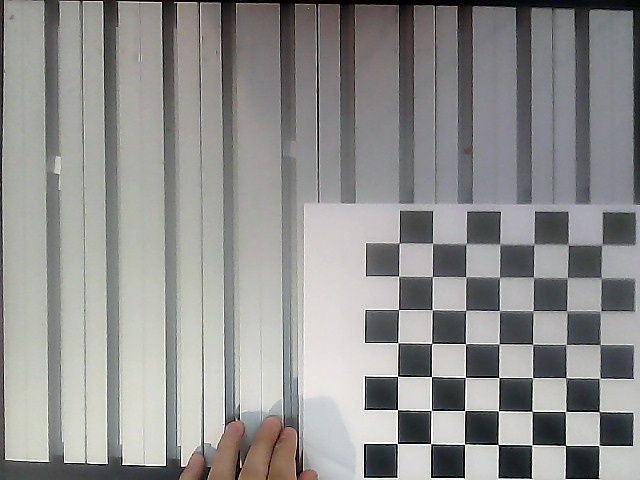
#> input picture Camera_Scripts/Calibration_Programes/calibration_photos/Photo_0.jpg, 640 x 480 px, given in place of the camera
$ python Improved_Homography.py
#> lines starting #> are read from the running program, lines starting #| are printed output that depends on the picture; after the words box and inside, x2 and y2 are one past the last pixel; in counts of white or black regions, pixels touching at a corner belong together
import cv2
import numpy as np
import math
from collections import deque

# --- CAMERA CONFIGURATION ---
camera_Matrix = np.array([[798.73630421,0,316.70047914],[0,795.55356144,248.33415134],[0,0,1]])
distCoeffs = np.array([[0.14503258,-0.45090359,-0.0018612,0.00104603,0.14503459]])
Z_Camera = 600.0

# [40 lines left out: function assign_dynamic_labels, not called in this run]

def find_centroids(mask, min_area=200, max_area=80000):

    h, w = mask.shape
    cv2.rectangle(mask, (0, 0), (w, h), 0, 25)

    contours, _ = cv2.findContours(mask, cv2.RETR_EXTERNAL, cv2.CHAIN_APPROX_SIMPLE)

    valid_objects = []

    for c in contours:

        hull = cv2.convexHull(c)
        area = cv2.contourArea(hull)

        if min_area < area < max_area:

            M = cv2.moments(hull)

            if M["m00"] != 0:

                cx = M["m10"] / M["m00"]
                cy = M["m01"] / M["m00"]

                valid_objects.append({
                    "area": area,
                    "centroid": [cx, cy],
                    "hull": hull
                })

    # Sort ALL detected objects by area (largest to smallest)
    valid_objects = sorted(valid_objects, key=lambda x: x["area"], reverse=True)[:4]

    # Extract only the centroids and hulls of the 4 largest (the actual cubes)
    centroids = [obj["centroid"] for obj in valid_objects]
    valid_contours = [obj["hull"] for obj in valid_objects]

    return centroids, valid_contours

# [19 lines left out: function ask_coordinates, not called in this run]

# --- INTERACTIVE MENU ---
print("\n" + "="*50)
print(" AUTOCALIBRATION & HOMOGRAPHY ASSISTANT")
print("="*50)
print("1. BLUE Cubes/ Balls Proxy (Height: 27 mm)")
print("2. BLACK Cubes (Height: 49 mm)")
print("==================================================")

while True:

    option = input("Choose an option (1 or 2): ")

    if option == '1':

        print("\n-> Searching BLUE CUBES...")
        # --- IMPROVEMENT 1: Expanded HSV range for blue ---
        lower_range = np.array([90, 80, 50], np.uint8)
        upper_range = np.array([135, 255, 255], np.uint8)
        color_name = "BLUE CUBES"
        BGR_draw = (255, 0, 0)
        # Contrast color for the text and point (Yellow)
        contrast_color = (0, 255, 255)
        area_limit = 500

        break

    elif option == '2':

        print("\n-> Searching BLACK CUBES...")
        lower_range = np.array([0, 0, 0], np.uint8)
        upper_range = np.array([180, 255, 85], np.uint8)
        color_name = "BLACK CUBES"
        BGR_draw = (0, 0, 255)
        # Contrast color for the text and point (Cyan)
        contrast_color = (255, 255, 0)
        area_limit = 800

        break

    else:

        print("\nNot a valid option. Please select 1 or 2.")
#> this loop made 1 pass; the answer given on pass 1: 1

cap = cv2.VideoCapture(1, cv2.CAP_DSHOW)
cap.set(cv2.CAP_PROP_FRAME_WIDTH, 640)
cap.set(cv2.CAP_PROP_FRAME_HEIGHT, 480)

print("\n==================================================")
print(" INSTRUCTIONS:")
print("1. Adjust camera settings if necessary.")
print("2. Wait until the 4 points are stable on the screen.")
print("3. Press 'ENTER' to capture 60 samples and calculate.")
print("4. Press 'ESC' to exit without saving.")
print("==================================================\n")

NUM_CALIB_SAMPLES = 60
captured_history = {i: {"x": [], "y": []} for i in range(4)}
capturing = False
final_ordered_points = None

while True:

    ret, frame = cap.read()
#> frame is the input picture: shape (480, 640, 3); mean B, G, R 142.3, 143.6, 144.1

    if not ret:

        print("Error reading camera.")

        break

    frame = cv2.undistort(frame, camera_Matrix, distCoeffs)
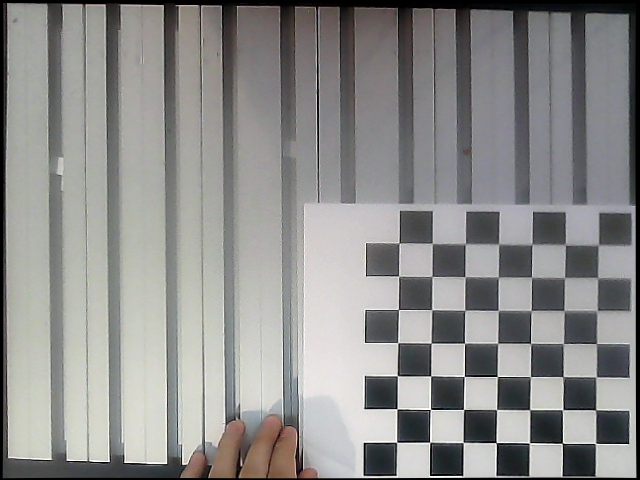
#> frame: shape (480, 640, 3); mean B, G, R 139.2, 140.5, 141

    h, w = frame.shape[:2]
#> h = 480; w = 640

    # --- IMPROVEMENT 2: Green central crosshair covering the entire axis ---
    cx_cross, cy_cross = int(w / 2), int(h / 2)
#> cx_cross = 320; cy_cross = 240
    cv2.line(frame, (cx_cross, 0), (cx_cross, h), (0, 255, 0), 1)
    cv2.line(frame, (0, cy_cross), (w, cy_cross), (0, 255, 0), 1)
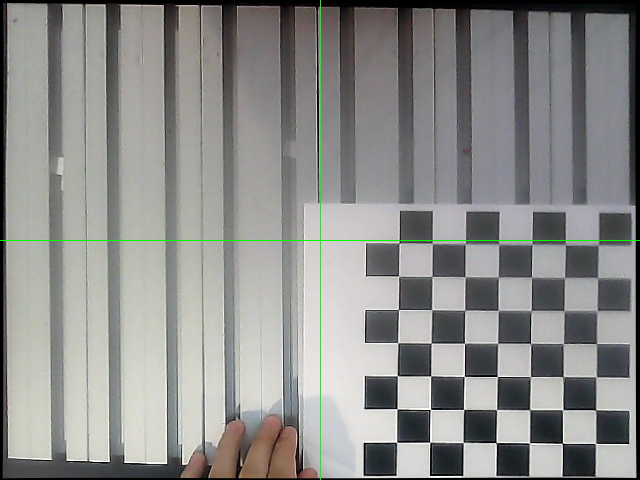
#> frame: shape (480, 640, 3); mean B, G, R 138.6, 140.8, 140.4
    # -------------------------------------------------------------

    softened_frame = cv2.GaussianBlur(frame, (5, 5), 0)
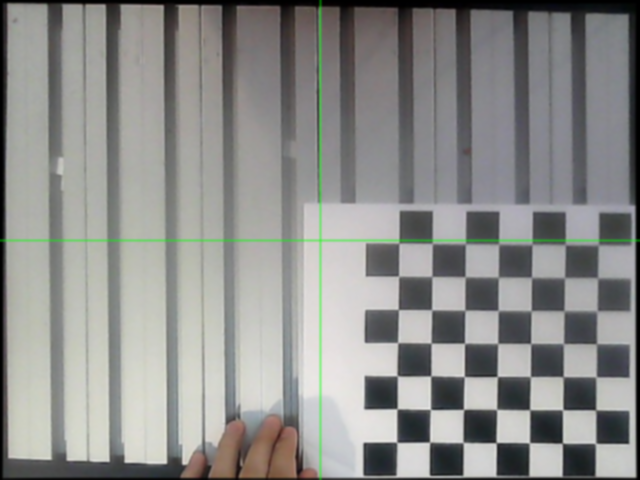
#> softened_frame: shape (480, 640, 3); mean B, G, R 138.6, 140.9, 140.4
    hsv = cv2.cvtColor(softened_frame, cv2.COLOR_BGR2HSV)
#> hsv: shape (480, 640, 3); mean H, S, V 66.8, 15.2, 143.7
    mask = cv2.inRange(hsv, lower_range, upper_range)
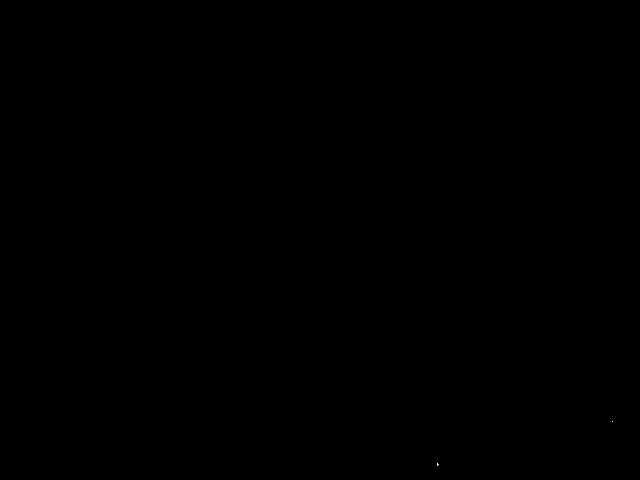
#> mask: shape (480, 640); 0% white in thin lines or dots, all inside (x1, y1, x2, y2) = (437, 421, 613, 466)

    if option == '1':

        kernel = np.ones((5, 5), np.uint8)
        mask = cv2.morphologyEx(mask, cv2.MORPH_CLOSE, kernel)
        kernel_balls = cv2.getStructuringElement(cv2.MORPH_ELLIPSE, (15, 15))
        mask = cv2.dilate(mask, kernel_balls, iterations=2)
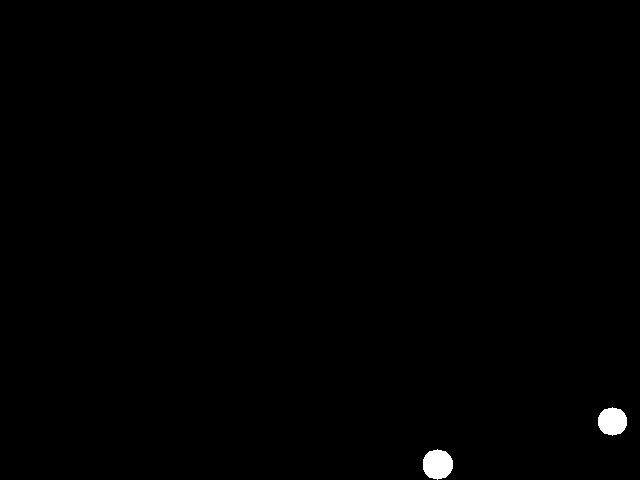
#> mask: shape (480, 640); 0.45% white; 2 white regions, box (x1, y1, x2, y2) and area: (423, 449, 453, 480) 720, (598, 407, 627, 436) 649
        mask = cv2.erode(mask, kernel_balls, iterations=2)

    else:

        kernel_open = np.ones((5, 15), np.uint8)
        mask = cv2.morphologyEx(mask, cv2.MORPH_OPEN, kernel_open)
        kernel_close = np.ones((25, 25), np.uint8)
        mask = cv2.morphologyEx(mask, cv2.MORPH_CLOSE, kernel_close)

    centers, hulls = find_centroids(mask, min_area=area_limit)
#> in find_centroids, `contours, _ = cv2.findContours(mask, cv2.RETR_EXTERNAL, cv2.CHAIN_APPR..`: contours = 2 contours, all with area under 20
#> the loop in find_centroids, `for c in contours: ` made 2 passes
#> (c, hull, area) on pass 1: ([[437, 463], [437, 465], [438, 464]], [[438, 464], [437, 465], [437, 463]], 1)
#> (hull, area) on pass 2: ([[612, 421]], 0)
#> after the loop in find_centroids, `for c in contours:`: valid_objects = []
#> centers = []; hulls = []

    if len(centers) == 4:

        assigned = assign_dynamic_labels(centers, w, h)

        if capturing:

            for item in assigned:

                idx = item["order_idx"]
                raw_pt = item["pt"]
                captured_history[idx]["x"].append(raw_pt[0])
                captured_history[idx]["y"].append(raw_pt[1])

            progress = len(captured_history[0]["x"])
            cv2.putText(frame, f"CALIBRATING: {progress}/{NUM_CALIB_SAMPLES}", (10, 60), cv2.FONT_HERSHEY_SIMPLEX, 0.8, (0, 255, 255), 2)

            for item in assigned:

                pt = item["pt"]
                cv2.circle(frame, (int(pt[0]), int(pt[1])), 5, (0, 0, 255), -1)

            if progress >= NUM_CALIB_SAMPLES:

                final_ordered_points = []

                for i in range(4):

                    avg_x = sum(captured_history[i]["x"]) / NUM_CALIB_SAMPLES
                    avg_y = sum(captured_history[i]["y"]) / NUM_CALIB_SAMPLES
                    final_ordered_points.append([avg_x, avg_y])

                print("\n60 frames captured and averaged successfully!")

                break

        else:

            # Standard cube drawing
            for item in assigned:

                raw_pt = item["pt"]
                label = item["label"]
                pt_x = int(raw_pt[0])
                pt_y = int(raw_pt[1])

                # --- IMPROVEMENT 3: Points and coordinate labels ---
                # Contrasted inner circle (Yellow/Cyan)
                cv2.circle(frame, (pt_x, pt_y), 4, contrast_color, -1)
                # Outer ring with cube color (optional, for highlighting)
                cv2.circle(frame, (pt_x, pt_y), 7, BGR_draw, 1)

                # Original label ("UPPER-LEFT")
                cv2.putText(frame, label, (pt_x - 40, pt_y + 25), cv2.FONT_HERSHEY_SIMPLEX, 0.6, BGR_draw, 2)

                # Exact coordinate label
                coord_text = f"X:{pt_x} Y:{pt_y}"
                cv2.putText(frame, coord_text, (pt_x + 10, pt_y - 10), cv2.FONT_HERSHEY_SIMPLEX, 0.5, contrast_color, 2)
                # --------------------------------------------------

            cv2.putText(frame, "4 DETECTED! Press 'Enter' to confirm", (10, 50), cv2.FONT_HERSHEY_SIMPLEX, 0.6, (0, 255, 0), 2)

    else:

        if capturing:

            print("\nLost track of the 4 cubes during capture! Aborting...")
            capturing = False

            for i in range(4):

                captured_history[i]["x"].clear()
                captured_history[i]["y"].clear()

    # --- ON-SCREEN UI OVERLAY ---
    cv2.circle(frame, (0, 0), 15, (0, 255, 255), -1)

    cv2.line(frame, (0, 0), (100, 0), (0, 0, 255), 5)
    cv2.line(frame, (0, 0), (0, 100), (0, 255, 0), 5)

    cv2.putText(frame, "Origin (0,0)", (20, 25), cv2.FONT_HERSHEY_SIMPLEX, 0.6, (0, 255, 255), 2)

    cv2.putText(frame, "RED Line: X Axis (+X to the right)", (w - 250, 25), cv2.FONT_HERSHEY_SIMPLEX, 0.4, (0,0,255), 1)
    cv2.putText(frame, "GREEN Line: Y Axis (+Y downwards)", (w - 250, 45), cv2.FONT_HERSHEY_SIMPLEX, 0.4, (0,255,0), 1)
    cv2.putText(frame, "UL: Nearest to (0,0)", (w - 250, 65), cv2.FONT_HERSHEY_SIMPLEX, 0.4, (255,255,255), 1)
    cv2.putText(frame, "UR: Nearest to (+X,0)", (w - 250, 85), cv2.FONT_HERSHEY_SIMPLEX, 0.4, (255,255,255), 1)
    cv2.putText(frame, "DL: Nearest to (0,+Y)", (w - 250, 105), cv2.FONT_HERSHEY_SIMPLEX, 0.4, (255,255,255), 1)
    cv2.putText(frame, "DR: Furthest Away (+X,+Y)", (w - 250, 125), cv2.FONT_HERSHEY_SIMPLEX, 0.4, (255,255,255), 1)
    cv2.putText(frame, "ESC Key to exit", (w - 250, 145), cv2.FONT_HERSHEY_SIMPLEX, 0.4, (255,255,255), 1)
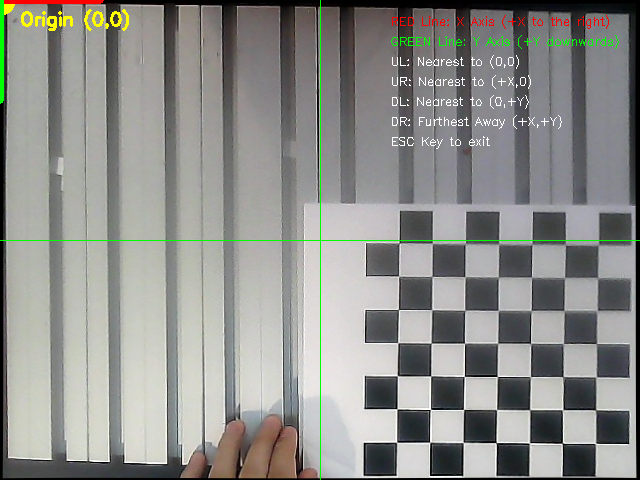
#> frame: shape (480, 640, 3); mean B, G, R 138.5, 142.2, 141.8

    cv2.namedWindow('Homography Assistant',cv2.WINDOW_NORMAL)
    cv2.namedWindow('Mask',cv2.WINDOW_NORMAL)
    cv2.imshow('Homography Assistant', frame)
    cv2.imshow('Mask', mask)

    key = cv2.waitKey(1) & 0xFF
#> (key Esc is pressed here)

    if key == 13 and not capturing:

        if len(centers) == 4:

            print("\nCapturing 60 stable samples. Please wait...")
            capturing = True

        else:

            print("\nERROR: Make sure 4 cubes are detected before capturing.")

    elif key == 27:

        print("\nCancelled by user.")
        cap.release()
        cv2.destroyAllWindows()
        exit()
#> (the program exits here)

$ run again, on Camera_Scripts/Calibration_Programes/calibration_photos/Photo_1.jpg
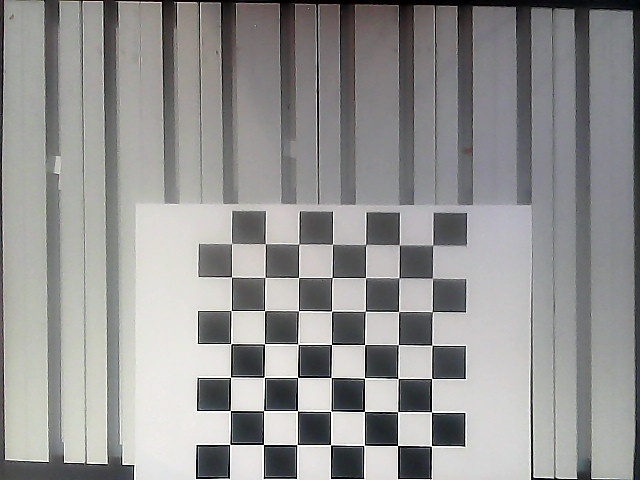
#> input picture Camera_Scripts/Calibration_Programes/calibration_photos/Photo_1.jpg, 640 x 480 px, given in place of the camera
#> the loop `while True: ` made 1 pass; the answer given on pass 1: 1
#> frame is the input picture: shape (480, 640, 3); mean B, G, R 146.2, 147, 147.5
#> `softened_frame = cv2.GaussianBlur(frame, (5, 5), 0)`:
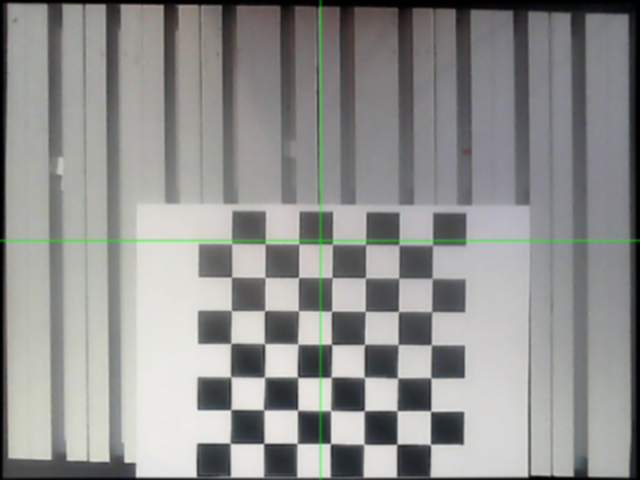
#> softened_frame: shape (480, 640, 3); mean B, G, R 142.4, 144.1, 143.7
#> hsv: shape (480, 640, 3); mean H, S, V 66.6, 13, 146.6
#> contours = [[[437, 430]]]
#> the loop in find_centroids, `for c in contours: ` made 1 pass
#> (hull, area) on pass 1: ([[437, 430]], 0)
#> after the loop in find_centroids, `for c in contours:`: valid_objects = []
#> `cv2.putText(frame, "ESC Key to exit", (w - 250, 145), cv2.FONT_HERSHEY..`:
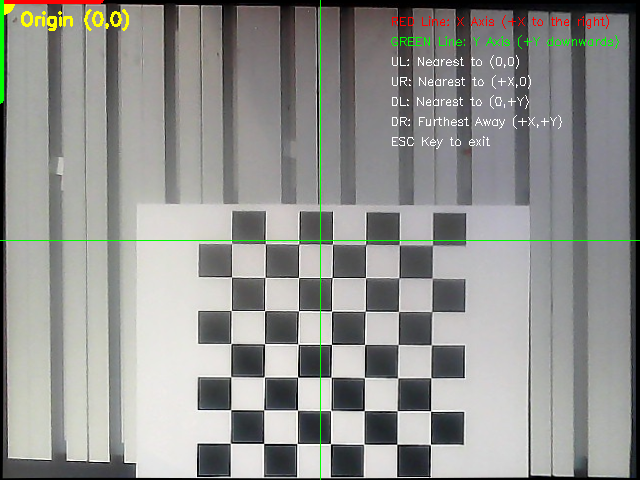
#> frame: shape (480, 640, 3); mean B, G, R 142.3, 145.5, 145

$ run again, on Camera_Scripts/Calibration_Programes/calibration_photos/Photo_10.jpg
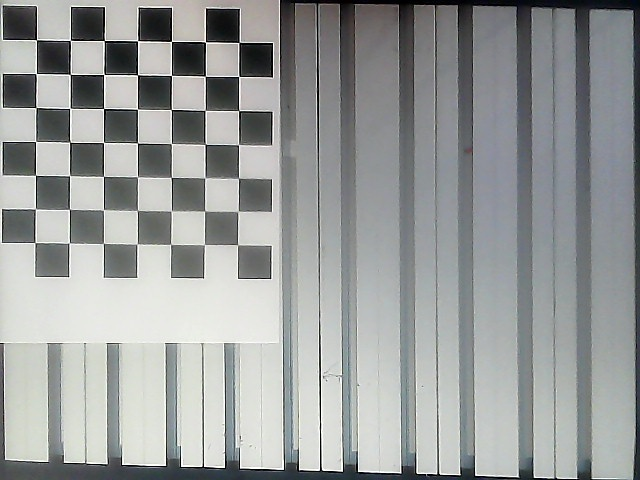
#> input picture Camera_Scripts/Calibration_Programes/calibration_photos/Photo_10.jpg, 640 x 480 px, given in place of the camera
#> the loop `while True: ` made 1 pass; the answer given on pass 1: 1
#> frame is the input picture: shape (480, 640, 3); mean B, G, R 154, 154.7, 151.9
#> hsv: shape (480, 640, 3); mean H, S, V 71.5, 14, 153.5
#> `mask = cv2.erode(mask, kernel_balls, iterations=2)`:
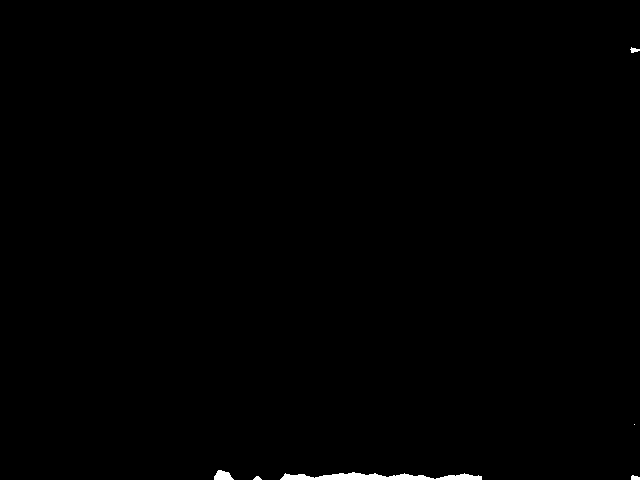
#> mask: shape (480, 640); 0.4% white; 6 white regions (1 under 20 px), largest, box (x1, y1, x2, y2) and area: (280, 472, 482, 480) 989, (214, 470, 234, 480) 142, (631, 475, 640, 480) 36, (630, 47, 640, 53) 35, (253, 476, 262, 480) 24
#> contours = []
#> `cv2.putText(frame, "ESC Key to exit", (w - 250, 145), cv2.FONT_HERSHEY..`:
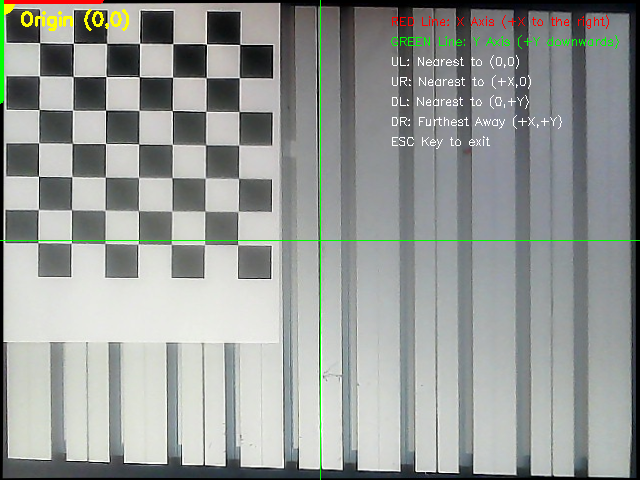
#> frame: shape (480, 640, 3); mean B, G, R 149.9, 153, 149.4

$ run again, on Camera_Scripts/Calibration_Programes/calibration_photos/Photo_11.jpg
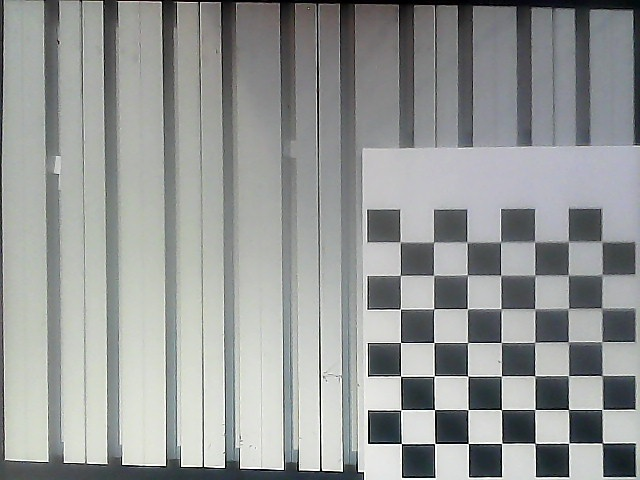
#> input picture Camera_Scripts/Calibration_Programes/calibration_photos/Photo_11.jpg, 640 x 480 px, given in place of the camera
#> the loop `while True: ` made 1 pass; the answer given on pass 1: 1
#> frame is the input picture: shape (480, 640, 3); mean B, G, R 150.5, 151.6, 148.9
#> hsv: shape (480, 640, 3); mean H, S, V 71.7, 15.2, 150.6
#> in find_centroids, `cv2.rectangle(mask, (0, 0), (w, h), 0, 25)`:
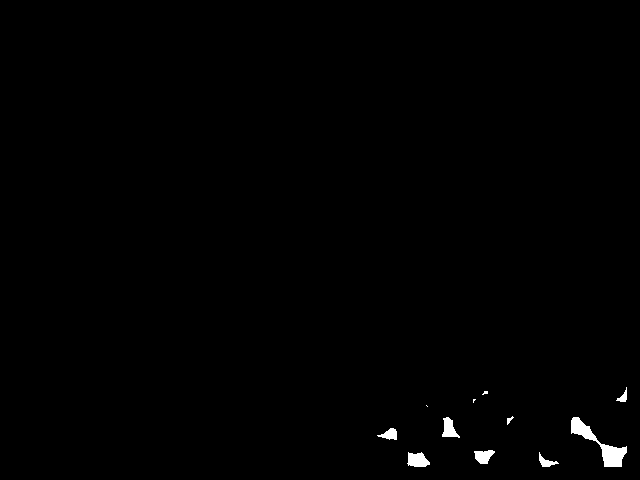
#> mask: shape (480, 640); 0.6% white; 11 white regions (3 under 20 px)
#> contours = 11 contours, 4 with area under 20; largest, box (x1, y1, x2, y2) and area: (571, 417, 627, 467) 714, (407, 452, 430, 467) 224, (442, 417, 460, 438) 184, (474, 450, 495, 464) 172, (377, 428, 397, 440) 116, (539, 452, 559, 467) 90, (616, 387, 627, 402) 51
#> the loop in find_centroids, `for c in contours: ` made 11 passes
#> (area, cx, cy) on pass 5: (1417, 598.6, 443.1)
#> after the loop in find_centroids, `for c in contours:`: valid_objects = 1 item
#> centroids = [[598.6, 443.1]]
#> valid_contours = 1 contour; box (x1, y1, x2, y2) and area: (571, 417, 627, 467) 1417
#> centers = [[598.6, 443.1]]; hulls has the same summary as valid_contours in find_centroids
#> `cv2.putText(frame, "ESC Key to exit", (w - 250, 145), cv2.FONT_HERSHEY..`:
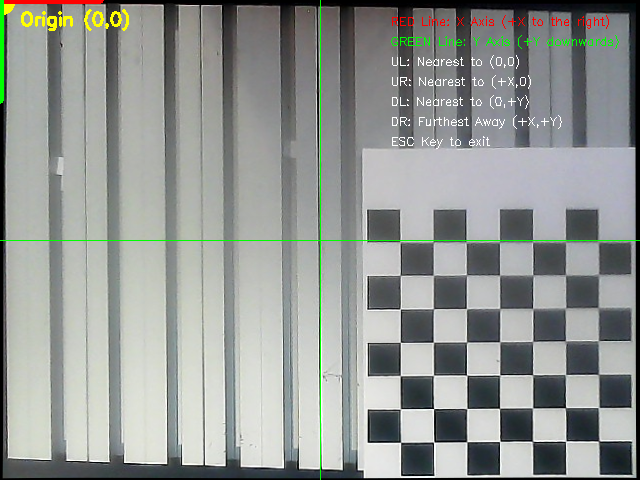
#> frame: shape (480, 640, 3); mean B, G, R 146.6, 150, 146.4
